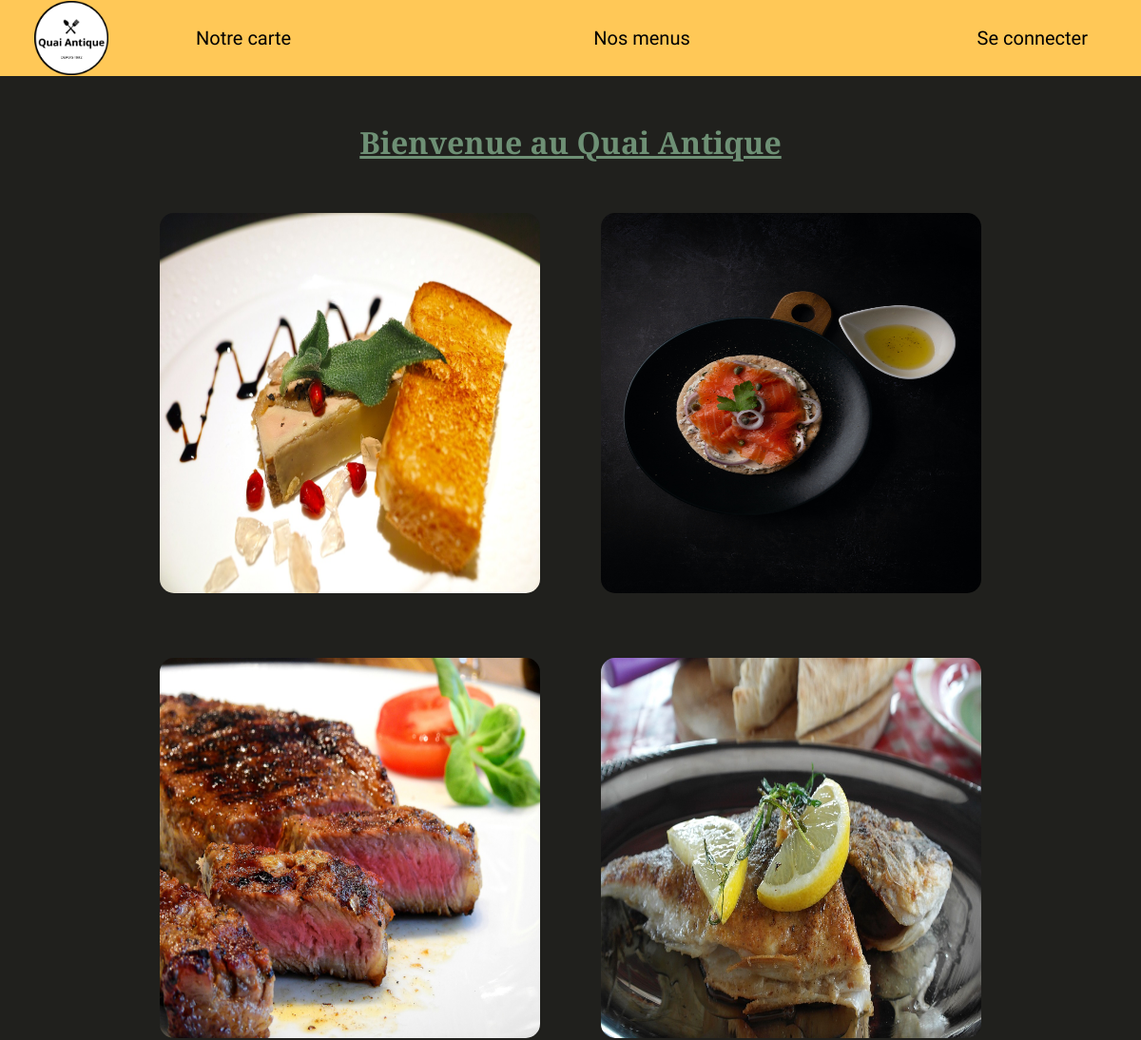
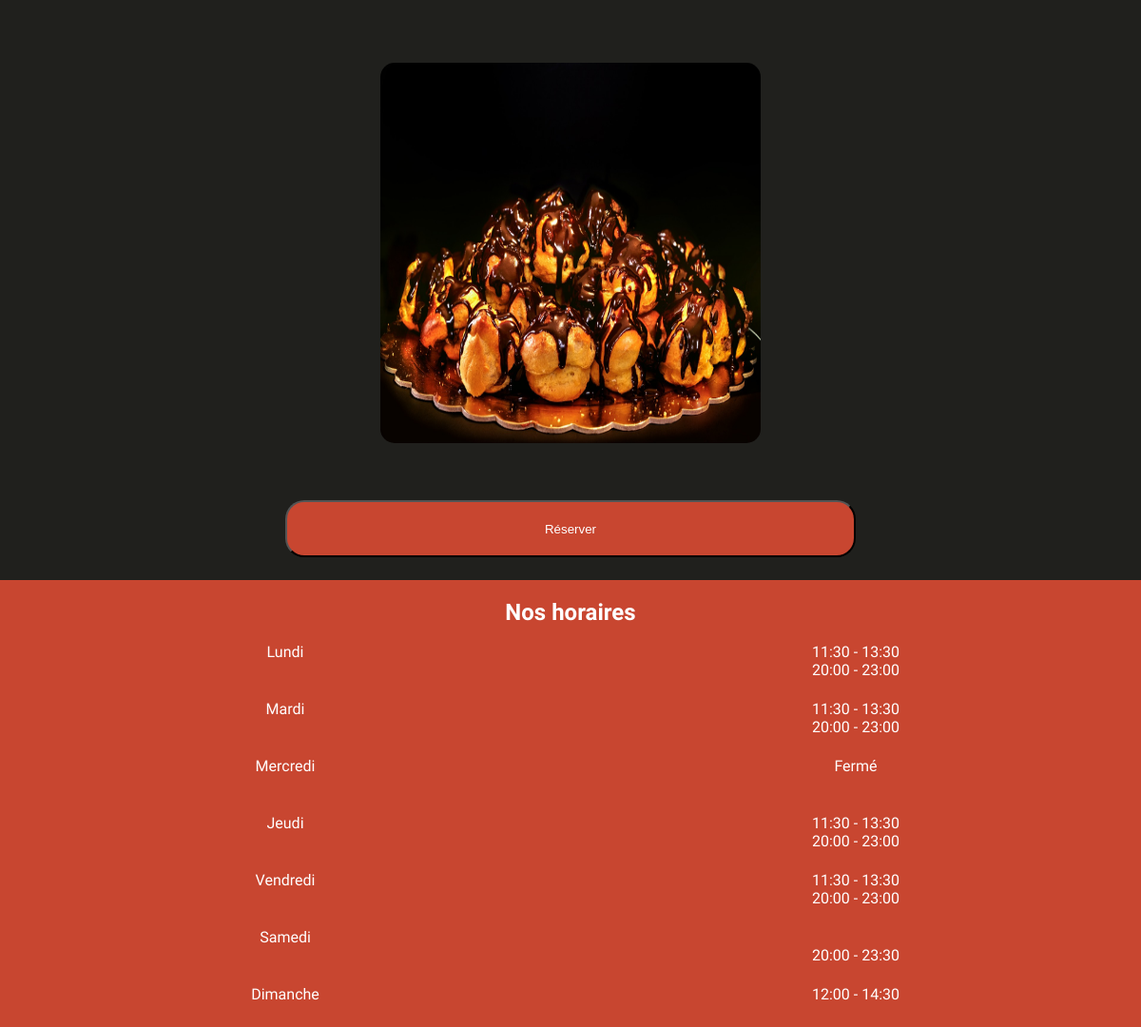
Page /ECF/Vue/index.php on the committed database (2 pictures, top to bottom).
### tables this page shows
CREATE TABLE images_courses (
    id_image int(11) auto_increment not null primary key,
    title varchar(150) not null,
    name varchar(150) not null
);

CREATE TABLE hours (
    days int(11) auto_increment not null primary key,
    hoursNoon varchar(15),
    hoursEvening varchar(15),
    isClosed tinyint(1) default 0 
);

### ECF/Back/Models/Images_courses.php (called while the page is built)
<?php
class Images_courses
{
    private string $title;
    private string $name;
    public function getImageTitle(): string
    {
        return $this->title;
    }
    public function getImageName(): string
    {
        return $this->name;
    }
}

### ECF/Back/Models/Hours.php (called while the page is built, shortened)
<?php
class Hours
{
    private ?string $hoursNoon;
    private ?string $hoursEvening;
    private bool $isClosed;
    public function getHoursNoon(): ?string
    {
        return $this->hoursNoon;
    }
    public function getHoursEvening(): ?string
    {
        return $this->hoursEvening;
    }
    public function getIsClosed(): bool
    {
        return $this->isClosed;
    }
}

### ECF/Back/Models/Database.php (the view, shortened to what this page needs)
<?php
class Database
{
    private $pdo;
    public function __construct()
    {
      $this->pdo = new PDO('mysql:host=localhost;port=8889;dbname=restaurant', 'root', 'root');
    }
    public function hoursDisplay()
    {
        try {
            $pdoStatement = $this->pdo->prepare('SELECT * FROM hours ORDER BY days');
            $pdoStatement->setFetchMode(PDO::FETCH_CLASS, 'Hours');
            if($pdoStatement->execute()) {
                while($hour = $pdoStatement->fetch()) {
                    if($hour->getIsClosed() !== true) {
                        echo '<p>'.$hour->getHoursNoon().'<br>'.$hour->getHoursEvening().'</p>';
                    } else {
                        echo '<p>Fermé</p>';
                    }
                }
            }
        } catch (PDOException $e) {
            echo $e->getMessage();
        }
    }
    public function imageDisplay()
    {
        try {
            $pdoStatement = $this->pdo->prepare('SELECT * FROM images_courses ORDER BY id_image');
            $pdoStatement->setFetchMode(PDO::FETCH_CLASS, 'Images_courses');
            if( $pdoStatement->execute()) {
                while($image = $pdoStatement->fetch()) {
                    $title = $image->getImageTitle();
                    $newTitle = str_replace(' ', '&#32', $title);
                    echo '<a href=./Images/'.$image->getImageName().' target="_blank" ><img title='.$newTitle.' alt="Image des différents plats du restaurant" src=./Images/'.$image->getImageName().' class="plate-image"></a>';
                }
            } else {
                throw new Exception('Un erreur est survenue lors de l\'affichage des images, veuillez réessayer');
            }
        } catch (PDOException $e) {
            echo $e->getMessage();
        }
    }
}

### ECF/Vue/index.php (shortened to what this page needs)
<!DOCTYPE html>
<html lang="fr">
<head>
    <link rel="stylesheet" href="CSS/style.css">
</head>
<body>
    <nav class="navigation">
        <a href="#" class="logo">
            <img src="Logos/Quai Antique Logo.png" alt="Logo du restaurant">
        </a>
                    <?php
                        require_once '../Back/controller-session.php';
                        $session->linkSessionSidenav();
                    ?>
        <a href="carte.php" class="nav-link carte-link">Notre carte</a>
        <?php
            $session->linkSessionNav();
        ?>
    </nav>
    <h1 class="title">Bienvenue au Quai Antique</h1>
    <?php
        require_once '../Back/controller-database.php';
        $database->imageDisplay();
    ?>
    <div class="button">
        <a href="reservation.php">
            <button>Réserver</button>
        </a>
    </div>
    <footer class="time">
        <h2 class="timetitle">Nos horaires</h2>
        <div class="days">
            <p>Lundi</p>
            <p>Mardi</p>
            <p>Mercredi</p>
            <p>Jeudi</p>
            <p>Vendredi</p>
            <p>Samedi</p>
            <p>Dimanche</p>
        </div>
        <div class="hours">
        <?php
            $database->hoursDisplay();
        ?>
        </div>
    </footer>
</body>
</html>

### ECF/Back/Models/Session.php (shortened to what this page needs)
<?php
class Session
{
    public function linkSessionNav()
    {
        if(isset($_SESSION['guests'])) {
            echo '<a href="menus.php" class="nav-link menus-link">Nos menus</a>';
            echo '<a href="../Back/deconnexion.php" class="nav-link connexion-link">Se déconnecter</a>';
        } elseif(isset($_SESSION['adminIdentity'])) {
            echo '<a href="menus.php" class="nav-link menus-link-admin">Nos menus</a>';
            echo '<a href="administration.php" class="nav-link admin">Plateforme admin</a>';
            echo '<a href="../Back/deconnexion.php" class="nav-link connexion-link">Se déconnecter</a>';
        } else {
            echo '<a href="menus.php" class="nav-link menus-link">Nos menus</a>';
            echo '<a href="connexion.php" class="nav-link connexion-link">Se connecter</a>';
        }
    }
}

### ECF/Vue/CSS/style.css (style rules this page uses)
html, body { font-size: 13px; text-align: center; margin: 0; padding: 0; background: #20201D; font-family: 'Nanum Gothic', sans-serif; color: #6E9075; }
.navigation { display: grid; grid-template: 72px / repeat(3, 1fr); background: #FFC857; }
.logo { grid-column: 2 / 2; display: flex; justify-self: center; align-self: center; height: 5.5rem; width: 5.5rem; }
.nav-link { display: none; }
.title { font-family: 'EB Garamond', serif; text-decoration: underline; margin-top: 3rem; }
.plate-image { height: 300px; width: 300px; margin: 2rem; border-radius: 15px; }
.button { width: 100%; }
button { padding: 10px; margin: 1.5rem; width: 50%; border-radius: 20px; background: #C84630; color: white; cursor: pointer; }
.time { display: grid; grid-template: 50px 420px / 1fr 1fr; background: #C84630; color: white; }
.timetitle { grid-row: 1 / 1; grid-column: 1 / 3; }
.days { grid-row: 2 / 2; grid-column: 1 / 1; display: grid; grid-template-rows: repeat(7, 60px); }
.hours { grid-row: 2 / 2; grid-column: 2 / 2; display: grid; grid-template-rows: repeat(7, 60px); }
@media screen and (min-width : 768px) { html, body { font-size: 16px; } }
@media screen and (min-width : 768px) { .navigation { grid-template: 80px / 150px 1fr; } }
@media screen and (min-width : 768px) { .logo { grid-column: 1 / 1; height: 4.9rem; width: 4.9rem; } }
@media screen and (min-width : 768px) { .nav-link { grid-row: 1 / 1; grid-column: 2 / 2; text-decoration: none; font-size: 20px; color: #000; } }
@media screen and (min-width : 768px) { .carte-link { display: flex; align-self: center; justify-self: left; margin-left: 1rem; } }
@media screen and (min-width : 768px) { .menus-link { display: flex; align-self: center; justify-self: center; } }
@media screen and (min-width : 768px) { .connexion-link { display: flex; align-self: center; justify-self: right; margin-right: 1rem; } }
@media screen and (min-width : 1010px) { .carte-link { margin-left: 3.5rem; } }
@media screen and (min-width : 1010px) { .connexion-link { margin-right: 3.5rem; } }
@media screen and (min-width : 1010px) { .plate-image { height: 400px; width: 400px; } }
@media screen and (min-width : 1010px) { button { height: 60px; } }

### rows in the picture
images_courses: name (picture)
images_courses: name (picture)
images_courses: name (picture)
images_courses: name (picture)
images_courses: name (picture)
hours: hoursNoon "11:30 - 13:30", hoursEvening "20:00 - 23:00"
hours: hoursNoon "11:30 - 13:30", hoursEvening "20:00 - 23:00"
hours: isClosed "Fermé"
hours: hoursNoon "11:30 - 13:30", hoursEvening "20:00 - 23:00"
hours: hoursNoon "11:30 - 13:30", hoursEvening "20:00 - 23:00"
hours: hoursEvening "20:00 - 23:30"
hours: hoursNoon "12:00 - 14:30"
